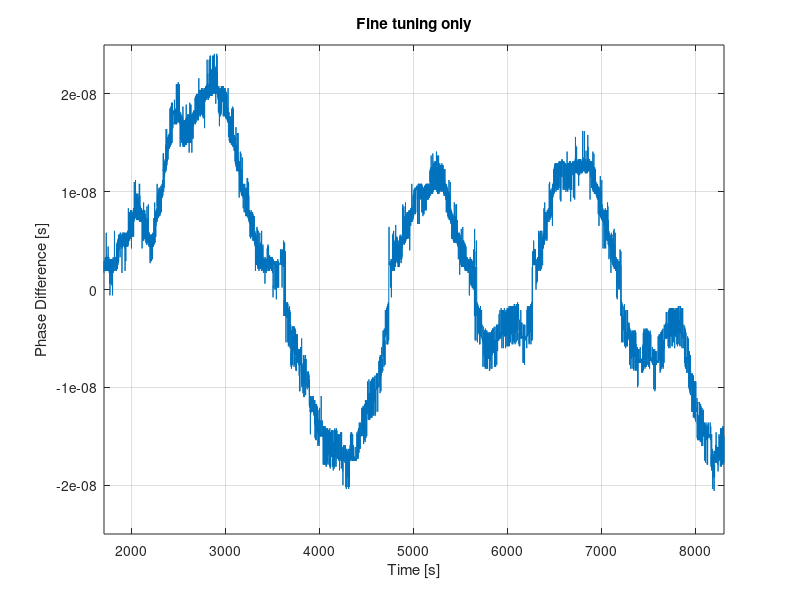
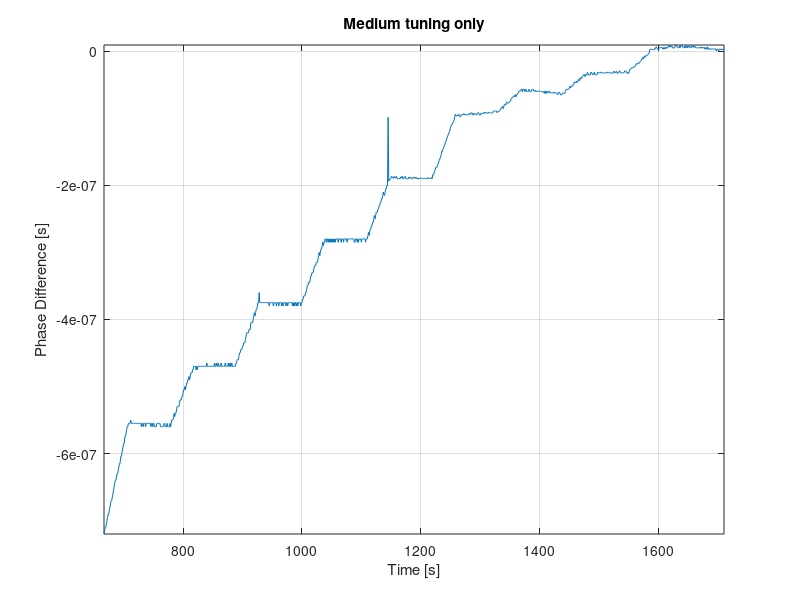
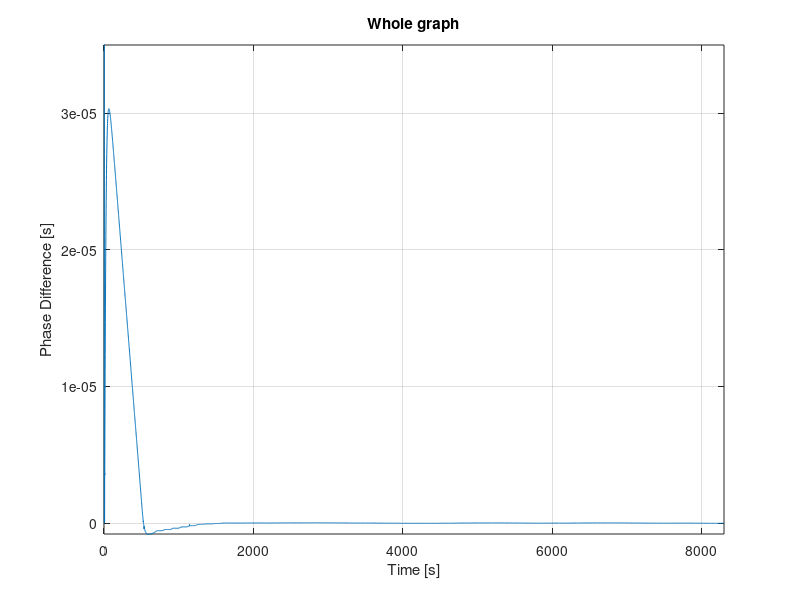
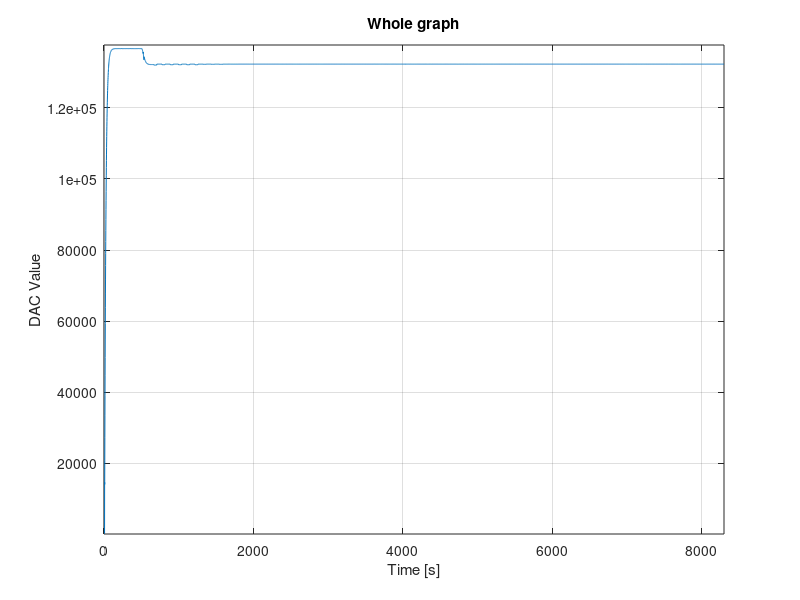

The MATLAB script that drew these images, in order:
phase = load('phase_7_26_2018.txt');
figure;
x = [1710:1:length(phase)];
plot(x, phase(1710:end))
axis([1710 length(phase) -2.5e-8 2.5e-8])
hold on;
grid on
xlabel('Time [s]');
ylabel('Phase Difference [s]');
title('Fine tuning only');

figure;
x = [667:1:1710];
plot(x,phase(667:1710))
axis([667 1710 min(phase(667:1710)) max(phase(667:1710))])
hold on;
grid on
xlabel('Time [s]');
ylabel('Phase Difference [s]');
title('Medium tuning only');


figure;
plot(phase)
axis([0 length(phase) -8e-7 3.5e-5])
hold on;
grid on
xlabel('Time [s]');
ylabel('Phase Difference [s]');
title('Whole graph');
%%
dac = load('dac_value_7_26_2018.txt');
time = dac(:,1);
value = dac(:,2);
figure
plot(time, value)
axis([0 max(time) min(value)-100 max(value)+1000])
hold on
grid on
xlabel('Time [s]');
ylabel('DAC Value');
title('Whole graph');

startIndex = 667
stopIndex = 1710
figure
plot(time(startIndex:stopIndex), value(startIndex:stopIndex))
axis([time(startIndex) time(stopIndex) min(value(startIndex:stopIndex))-10 max(value(startIndex:stopIndex))+10]);
hold on;
grid on;
xlabel('Time [s]');
ylabel('DAC Value');
title('Medium tuning only');

figure
stairs(time(stopIndex:end), value(stopIndex:end))
axis([time(stopIndex) time(end) min(value(stopIndex:end))-1 max(value(stopIndex:end))+1])
hold on
grid on
xlabel('Time [s]');
ylabel('DAC Value');
title('Fine tuning only');

